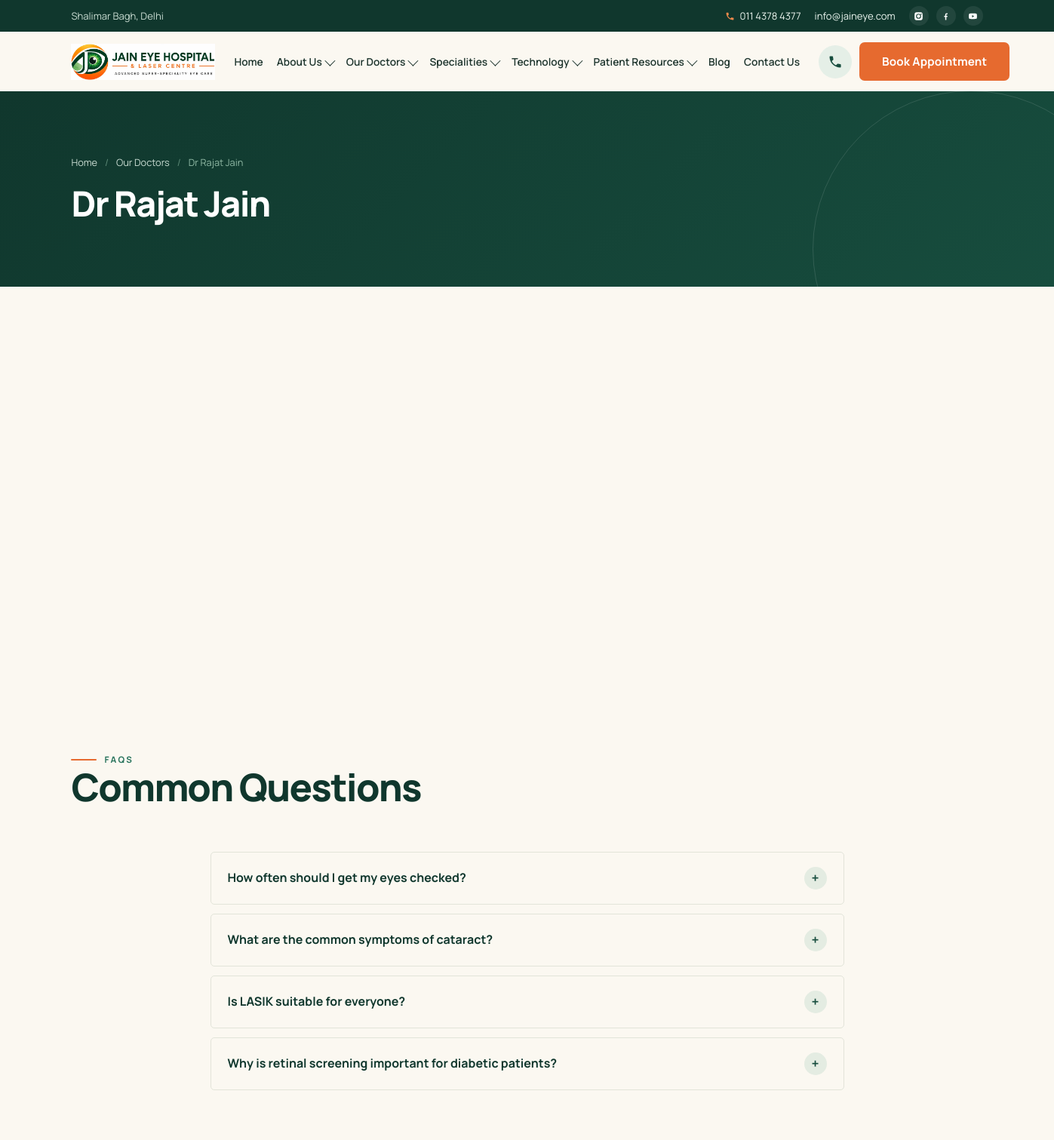
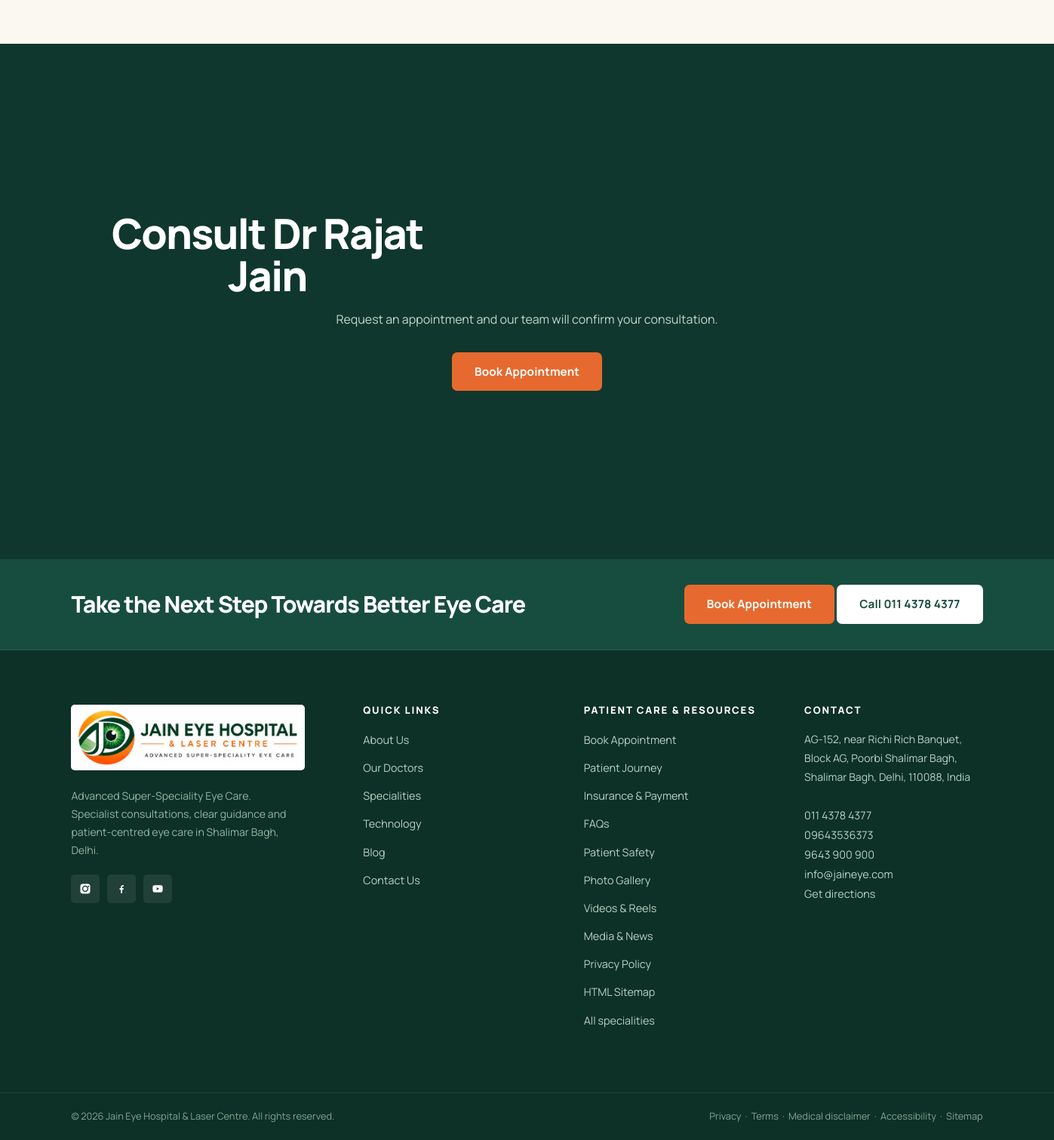
Screenshot of /doctors/dr-rajat-jain with the database file from the repository (2 pictures, top to bottom).
### tables this page shows
CREATE TABLE navigation_items (
  id INT UNSIGNED AUTO_INCREMENT PRIMARY KEY,
  parent_id INT UNSIGNED DEFAULT NULL,
  menu_location ENUM('header','footer') NOT NULL DEFAULT 'header',
  label VARCHAR(120) NOT NULL,
  url VARCHAR(255) NOT NULL,
  has_mega TINYINT(1) NOT NULL DEFAULT 0,
  position INT NOT NULL DEFAULT 0,
  is_active TINYINT(1) NOT NULL DEFAULT 1,
  INDEX idx_parent (parent_id)
);

CREATE TABLE doctors (
  id INT UNSIGNED AUTO_INCREMENT PRIMARY KEY,
  name VARCHAR(160) NOT NULL,
  slug VARCHAR(180) NOT NULL UNIQUE,
  designation VARCHAR(200) DEFAULT NULL,
  qualifications VARCHAR(255) DEFAULT NULL,
  specialisation VARCHAR(200) DEFAULT NULL,
  biography MEDIUMTEXT DEFAULT NULL,
  education MEDIUMTEXT DEFAULT NULL,
  expertise MEDIUMTEXT DEFAULT NULL,
  fellowships MEDIUMTEXT DEFAULT NULL,
  memberships MEDIUMTEXT DEFAULT NULL,
  awards_text MEDIUMTEXT DEFAULT NULL,
  photo VARCHAR(255) DEFAULT NULL,
  is_featured TINYINT(1) NOT NULL DEFAULT 0,
  status ENUM('draft','published') NOT NULL DEFAULT 'published',
  position INT NOT NULL DEFAULT 0,
  created_at TIMESTAMP DEFAULT CURRENT_TIMESTAMP,
  updated_at TIMESTAMP DEFAULT CURRENT_TIMESTAMP ON UPDATE CURRENT_TIMESTAMP
);

CREATE TABLE faqs (
  id INT UNSIGNED AUTO_INCREMENT PRIMARY KEY,
  question VARCHAR(300) NOT NULL,
  answer TEXT NOT NULL,
  category VARCHAR(100) DEFAULT 'General',
  context VARCHAR(60) DEFAULT 'website',
  position INT NOT NULL DEFAULT 0,
  is_active TINYINT(1) NOT NULL DEFAULT 1
);

CREATE TABLE footer_links (
  id INT UNSIGNED AUTO_INCREMENT PRIMARY KEY,
  column_group VARCHAR(60) NOT NULL DEFAULT 'Quick Links',
  label VARCHAR(120) NOT NULL,
  url VARCHAR(255) NOT NULL,
  position INT NOT NULL DEFAULT 0,
  is_active TINYINT(1) NOT NULL DEFAULT 1
);

### includes/functions.php (called while the page is built, shortened)
<?php
function e(?string $value): string
{
    return htmlspecialchars((string)$value, ENT_QUOTES, 'UTF-8');
}
function url(string $path = ''): string
{
    $scriptDir = str_replace('\\', '/', dirname($_SERVER['SCRIPT_NAME'] ?? '/'));
    $base = rtrim($scriptDir, '/');
    return $base . '/' . ltrim($path, '/');
}
function asset(string $path): string
{
    return url('assets/' . ltrim($path, '/'));
}
function setting(string $key, string $default = ''): string
{
    static $settings = null;
    if ($settings === null) {
        $settings = [];
        foreach (db_all("SELECT setting_key, setting_value FROM site_settings") as $row) {
            $settings[$row['setting_key']] = $row['setting_value'];
        }
    }
    return $settings[$key] ?? $default;
}
function nav_tree(): array
{
    $items = db_all(
        "SELECT * FROM navigation_items
         WHERE is_active = 1 AND menu_location = 'header'
         ORDER BY parent_id, position"
    );
    $tree = ['top' => [], 'children' => []];
    foreach ($items as $item) {
        if ($item['parent_id']) {
            $tree['children'][$item['parent_id']][] = $item;
        } else {
            $tree['top'][] = $item;
        }
    }
    foreach ($tree['top'] as &$top) {
        if ((int)$top['has_mega'] === 1) {
            $cols = db_all(
                "SELECT * FROM mega_menu_columns WHERE nav_item_id = ? AND is_active = 1 ORDER BY position",
                [$top['id']]
            );
        }
    }
    return $tree;
}
function footer_columns(): array
{
    $rows = db_all("SELECT * FROM footer_links WHERE is_active = 1 ORDER BY column_group, position");
    $cols = [];
    foreach ($rows as $row) {
        $cols[$row['column_group']][] = $row;
    }
    return $cols;
}

### includes/db.php (called while the page is built, shortened)
<?php
function db(): PDO
{
    static $pdo = null;
    if ($pdo instanceof PDO) {
        return $pdo;
    }
    $dsn = 'mysql:host=' . DB_HOST . ';dbname=' . DB_NAME . ';charset=' . DB_CHARSET;
    try {
        $pdo = new PDO($dsn, DB_USER, DB_PASS, [
            PDO::ATTR_ERRMODE            => PDO::ERRMODE_EXCEPTION,
            PDO::ATTR_DEFAULT_FETCH_MODE => PDO::FETCH_ASSOC,
            PDO::ATTR_EMULATE_PREPARES   => false,
        ]);
    } catch (PDOException $e) {
        error_log('DB connection failed: ' . $e->getMessage());
        http_response_code(503);
        exit('Service temporarily unavailable. Please try again later.');
    }
    return $pdo;
}
function db_all(string $sql, array $params = []): array
{
    $stmt = db()->prepare($sql);
    $stmt->execute($params);
    return $stmt->fetchAll();
}
function db_row(string $sql, array $params = []): ?array
{
    $stmt = db()->prepare($sql);
    $stmt->execute($params);
    $row = $stmt->fetch();
    return $row === false ? null : $row;
}

### pages/doctor.php (the view, shortened to what this page needs)
<?php
$doctor = db_row("SELECT * FROM doctors WHERE slug = ? AND status='published'", [$slug]);
$faqs = db_all("SELECT * FROM faqs WHERE is_active=1 ORDER BY position LIMIT 4");
require __DIR__ . '/../includes/header.php';
?>
<section class="page-hero">
  <div class="container">
    <nav class="breadcrumb" aria-label="Breadcrumb"><a href="<?= url('/') ?>">Home</a><span class="sep">/</span><a href="<?= url('doctors') ?>">Our Doctors</a><span class="sep">/</span><span><?= e($doctor['name']) ?></span></nav>
    <h1><?= e($doctor['name']) ?></h1>
  </div>
</section>
<section class="section">
  <div class="container">
    <div class="profile-hero">
    </div>
    <?php if ($faqs): ?>
    <div style="margin-top:60px">
      <div class="section-head"><span class="eyebrow">FAQs</span><h2>Common Questions</h2></div>
      <div class="faq">
        <?php foreach ($faqs as $faq): ?>
        <details><summary><?= e($faq['question']) ?><span class="plus">+</span></summary>
          <div class="faq__answer"><?= nl2br(e($faq['answer'])) ?></div></details>
        <?php endforeach; ?>
      </div>
    </div>
    <?php endif; ?>
  </div>
</section>
<section class="section section--green">
  <div class="container cta-final">
    <h2>Consult <?= e($doctor['name']) ?></h2>
    <p>Request an appointment and our team will confirm your consultation.</p>
    <a class="btn btn--primary" href="<?= url('book-appointment') ?>">Book Appointment</a>
  </div>
</section>
<?php require __DIR__ . '/../includes/footer.php'; ?>

### includes/header.php (shortened to what this page needs)
<?php
$nav = nav_tree();
?>
<!DOCTYPE html>
<html lang="en">
<head>
<link rel="stylesheet" href="<?= e(asset('css/style.css') . '?v=' . filemtime(__DIR__ . '/../assets/css/style.css')) ?>">
</head>
<body>
<div class="utility-bar">
  <div class="container">
    <span class="utility-bar__left"><?= e(SITE_AREA) ?></span>
    <div class="utility-bar__right">
      <a href="tel:+911143784377">
        <svg class="icon" viewBox="0 0 24 24"><path d="M6.6 10.8c1.4 2.8 3.8 5.2 6.6 6.6l2.2-2.2c.3-.3.7-.4 1-.2 1.2.4 2.4.6 3.7.6.6 0 1 .4 1 1V20c0 .6-.4 1-1 1C10.6 21 3 13.4 3 4c0-.6.4-1 1-1h3.5c.6 0 1 .4 1 1 0 1.3.2 2.5.6 3.7.1.3 0 .7-.2 1l-2.3 2.1z"/></svg>
        <?= e(SITE_PHONE_1) ?></a>
      <a href="mailto:<?= e(SITE_EMAIL) ?>"><?= e(SITE_EMAIL) ?></a>
      <span class="utility-bar__social">
        <a href="<?= e(SITE_INSTAGRAM) ?>" target="_blank" rel="noopener" aria-label="Instagram"></a>
        <a href="<?= e(SITE_FACEBOOK) ?>" target="_blank" rel="noopener" aria-label="Facebook"><svg viewBox="0 0 24 24"><path d="M13.5 21v-7h2.4l.4-3h-2.8V9.1c0-.9.3-1.5 1.6-1.5h1.3V4.9c-.3 0-1.1-.1-2.1-.1-2.1 0-3.6 1.3-3.6 3.7V11H8.2v3h2.5v7h2.8z"/></svg></a>
        <a href="<?= e(SITE_YOUTUBE) ?>" target="_blank" rel="noopener" aria-label="YouTube"><svg viewBox="0 0 24 24"><path d="M21.6 7.2a2.5 2.5 0 0 0-1.8-1.8C18.2 5 12 5 12 5s-6.2 0-7.8.4A2.5 2.5 0 0 0 2.4 7.2 26 26 0 0 0 2 12a26 26 0 0 0 .4 4.8 2.5 2.5 0 0 0 1.8 1.8c1.6.4 7.8.4 7.8.4s6.2 0 7.8-.4a2.5 2.5 0 0 0 1.8-1.8A26 26 0 0 0 22 12a26 26 0 0 0-.4-4.8zM10 15V9l5.2 3L10 15z"/></svg></a>
      </span>
    </div>
  </div>
</div>
<header class="site-header">
  <div class="container">
    <nav class="nav" aria-label="Main navigation">
      <a class="nav__logo" href="<?= url('/') ?>" aria-label="<?= e(SITE_NAME) ?> - Home">
        <img src="<?= asset('img/logo-official.webp') ?>" alt="<?= e(SITE_NAME) ?> — <?= e(SITE_TAGLINE) ?>" width="256" height="64">
      </a>
      <ul class="nav__menu">
        <?php foreach ($nav['top'] as $item):
          $children = $nav['children'][$item['id']] ?? [];
          $mega = $item['mega'] ?? [];
          $hasSub = $children || $mega;
        ?>
        <li class="nav__item<?= $hasSub ? ' nav__item--has-sub' : '' ?>">
          <a class="nav__link" href="<?= url(ltrim($item['url'], '/')) ?>"
             <?php if ($hasSub): ?>aria-haspopup="true" aria-expanded="false"<?php endif; ?>>
            <?= e($item['label']) ?><?php if ($hasSub): ?><span class="caret" aria-hidden="true"></span><?php endif; ?>
          </a>
        </li>
        <?php endforeach; ?>
      </ul>
      <div class="nav__cta">
        <a class="nav__call" href="tel:+911143784377" aria-label="Call <?= e(SITE_PHONE_1) ?>">
          <svg viewBox="0 0 24 24"><path d="M6.6 10.8c1.4 2.8 3.8 5.2 6.6 6.6l2.2-2.2c.3-.3.7-.4 1-.2 1.2.4 2.4.6 3.7.6.6 0 1 .4 1 1V20c0 .6-.4 1-1 1C10.6 21 3 13.4 3 4c0-.6.4-1 1-1h3.5c.6 0 1 .4 1 1 0 1.3.2 2.5.6 3.7.1.3 0 .7-.2 1l-2.3 2.1z"/></svg>
        </a>
        <a class="btn btn--primary" href="<?= url('book-appointment') ?>">Book Appointment</a>
      </div>
    </nav>
  </div>
</header>
<main id="main">

### includes/footer.php (shortened to what this page needs)
<?php
$footer_cols = footer_columns();
$quick_links = $footer_cols['Quick Links'] ?? [];
$patient_resource_links = array_merge($footer_cols['Patient Care'] ?? [], $footer_cols['Resources'] ?? []);
?>
</main>
<footer class="site-footer">
  <div class="footer-cta">
    <div class="container">
      <h2><?= e(setting('final_headline', 'Take the Next Step Towards Better Eye Care')) ?></h2>
      <div class="btn-row">
        <a class="btn btn--primary" href="<?= url('book-appointment') ?>">Book Appointment</a>
        <a class="btn btn--light" href="tel:+911143784377">Call <?= e(SITE_PHONE_1) ?></a>
      </div>
    </div>
  </div>
  <div class="footer-main">
    <div class="container footer-grid">
      <div class="footer-brand">
        <a class="footer-brand__logo" href="<?= url('/') ?>" aria-label="<?= e(SITE_NAME) ?> home">
          <img src="<?= asset('img/logo-official.webp') ?>" alt="<?= e(SITE_NAME) ?> — <?= e(SITE_TAGLINE) ?>">
        </a>
        <p><?= e(SITE_TAGLINE) ?>. Specialist consultations, clear guidance and patient-centred eye care in <?= e(SITE_AREA) ?>.</p>
        <div class="footer-social">
          <a href="<?= e(SITE_INSTAGRAM) ?>" target="_blank" rel="noopener" aria-label="Instagram"></a>
          <a href="<?= e(SITE_FACEBOOK) ?>" target="_blank" rel="noopener" aria-label="Facebook"><svg viewBox="0 0 24 24"><path d="M13.5 21v-7h2.4l.4-3h-2.8V9.1c0-.9.3-1.5 1.6-1.5h1.3V4.9c-.3 0-1.1-.1-2.1-.1-2.1 0-3.6 1.3-3.6 3.7V11H8.2v3h2.5v7h2.8z"/></svg></a>
          <a href="<?= e(SITE_YOUTUBE) ?>" target="_blank" rel="noopener" aria-label="YouTube"><svg viewBox="0 0 24 24"><path d="M21.6 7.2a2.5 2.5 0 0 0-1.8-1.8C18.2 5 12 5 12 5s-6.2 0-7.8.4A2.5 2.5 0 0 0 2.4 7.2 26 26 0 0 0 2 12a26 26 0 0 0 .4 4.8 2.5 2.5 0 0 0 1.8 1.8c1.6.4 7.8.4 7.8.4s6.2 0 7.8-.4a2.5 2.5 0 0 0 1.8-1.8A26 26 0 0 0 22 12a26 26 0 0 0-.4-4.8zM10 15V9l5.2 3L10 15z"/></svg></a>
        </div>
      </div>
      <div class="footer-col">
        <h4>Quick Links</h4>
        <ul>
          <?php foreach ($quick_links as $link): ?>
          <li><a href="<?= url(ltrim($link['url'], '/')) ?>"><?= e($link['label']) ?></a></li>
          <?php endforeach; ?>
        </ul>
      </div>
      <div class="footer-col">
        <h4>Patient Care &amp; Resources</h4>
        <ul>
          <?php foreach ($patient_resource_links as $link): ?>
          <li><a href="<?= url(ltrim($link['url'], '/')) ?>"><?= e($link['label']) ?></a></li>
          <?php endforeach; ?>
          <li><a href="<?= url('specialities') ?>">All specialities</a></li>
        </ul>
      </div>
      <div class="footer-col">
        <h4>Contact</h4>
        <address>
          <?= e(SITE_ADDRESS) ?><br><br>
          <a href="tel:+911143784377"><?= e(SITE_PHONE_1) ?></a><br>
          <a href="tel:+919643536373"><?= e(SITE_PHONE_2) ?></a><br>
          <a href="tel:+919643900900"><?= e(SITE_PHONE_3) ?></a><br>
          <a href="mailto:<?= e(SITE_EMAIL) ?>"><?= e(SITE_EMAIL) ?></a>
          <p><a href="<?= e(SITE_MAPS_URL) ?>" target="_blank" rel="noopener">Get directions</a></p>
        </address>
      </div>
    </div>
  </div>
  <div class="footer-bottom">
    <div class="container">
      <span>&copy; <?= date('Y') ?> <?= e(SITE_NAME) ?>. All rights reserved.</span>
      <span>
        <a href="<?= url('privacy-policy') ?>" style="color:#7FA894">Privacy</a> &nbsp;·&nbsp;
        <a href="<?= url('terms-and-conditions') ?>" style="color:#7FA894">Terms</a> &nbsp;·&nbsp;
        <a href="<?= url('medical-disclaimer') ?>" style="color:#7FA894">Medical disclaimer</a> &nbsp;·&nbsp;
        <a href="<?= url('accessibility') ?>" style="color:#7FA894">Accessibility</a> &nbsp;·&nbsp;
        <a href="<?= url('sitemap') ?>" style="color:#7FA894">Sitemap</a>
      </span>
    </div>
  </div>
</footer>
</body>
</html>

### rows the page displays
navigation_items: label "Home"
navigation_items: label "About Us"
navigation_items: label "Our Doctors"
navigation_items: label "Specialities"
navigation_items: label "Technology"
navigation_items: label "Patient Resources"
navigation_items: label "Blog"
navigation_items: label "Contact Us"
doctors: name "Dr Rajat Jain"
faqs: question "How often should I get my eyes checked?"
faqs: question "What are the common symptoms of cataract?"
faqs: question "Is LASIK suitable for everyone?"
faqs: question "Why is retinal screening important for diabetic patients?"
footer_links: label "About Us"
footer_links: label "Our Doctors"
footer_links: label "Specialities"
footer_links: label "Technology"
footer_links: label "Blog"
footer_links: label "Contact Us"
footer_links: label "Book Appointment"
footer_links: label "Patient Journey"
footer_links: label "Insurance & Payment"
footer_links: label "FAQs"
footer_links: label "Patient Safety"
footer_links: label "Photo Gallery"
footer_links: label "Videos & Reels"
footer_links: label "Media & News"
footer_links: label "Privacy Policy"
footer_links: label "HTML Sitemap"

### other values shown
SITE_AREA "Shalimar Bagh, Delhi"
SITE_PHONE_1 "011 4378 4377"
SITE_EMAIL "info@jaineye.com"
SITE_TAGLINE "Advanced Super-Speciality Eye Care"
SITE_ADDRESS "AG-152, near Richi Rich Banquet, Block AG, Poorbi Shalimar Bagh, Shalimar Bagh, Delhi, 110088, India"
SITE_PHONE_2 "09643536373"
SITE_PHONE_3 "9643 900 900"
SITE_NAME "Jain Eye Hospital & Laser Centre"
